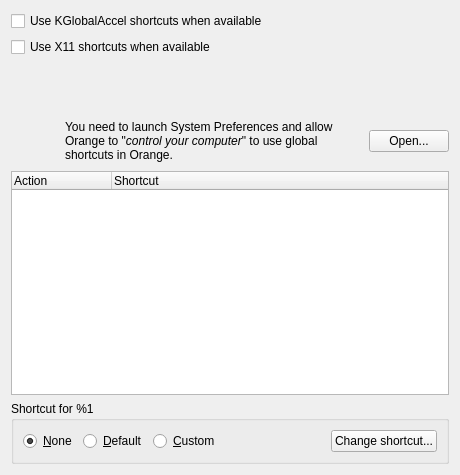
<?xml version="1.0" encoding="UTF-8"?>
<ui version="4.0">
 <class>GlobalShortcutsSettingsPage</class>
 <widget class="QWidget" name="GlobalShortcutsSettingsPage">
  <property name="geometry">
   <rect>
    <x>0</x>
    <y>0</y>
    <width>460</width>
    <height>475</height>
   </rect>
  </property>
  <property name="windowTitle">
   <string>Global Shortcuts</string>
  </property>
  <property name="windowIcon">
   <iconset resource="../../data/icons.qrc">
    <normaloff>:/icons/64x64/com.goshapps.Orange.png</normaloff>:/icons/64x64/com.goshapps.Orange.png</iconset>
  </property>
  <layout class="QVBoxLayout" name="layout_globalshortcutssettingspage">
   <item>
    <widget class="QWidget" name="widget_kglobalaccel" native="true">
     <layout class="QVBoxLayout" name="verticalLayout">
      <property name="leftMargin">
       <number>0</number>
      </property>
      <property name="topMargin">
       <number>0</number>
      </property>
      <property name="rightMargin">
       <number>0</number>
      </property>
      <property name="bottomMargin">
       <number>0</number>
      </property>
      <item>
       <widget class="QCheckBox" name="checkbox_kglobalaccel">
        <property name="text">
         <string>Use KGlobalAccel shortcuts when available</string>
        </property>
       </widget>
      </item>
     </layout>
    </widget>
   </item>
   <item>
    <widget class="QWidget" name="widget_x11" native="true">
     <layout class="QHBoxLayout" name="layout_x11">
      <property name="spacing">
       <number>0</number>
      </property>
      <property name="leftMargin">
       <number>0</number>
      </property>
      <property name="topMargin">
       <number>0</number>
      </property>
      <property name="rightMargin">
       <number>0</number>
      </property>
      <property name="bottomMargin">
       <number>0</number>
      </property>
      <item>
       <widget class="QCheckBox" name="checkbox_x11">
        <property name="sizePolicy">
         <sizepolicy hsizetype="Expanding" vsizetype="Fixed">
          <horstretch>0</horstretch>
          <verstretch>0</verstretch>
         </sizepolicy>
        </property>
        <property name="text">
         <string>Use X11 shortcuts when available</string>
        </property>
       </widget>
      </item>
     </layout>
    </widget>
   </item>
   <item>
    <widget class="QWidget" name="widget_warning" native="true">
     <layout class="QHBoxLayout" name="layout_warning">
      <property name="leftMargin">
       <number>0</number>
      </property>
      <property name="topMargin">
       <number>0</number>
      </property>
      <property name="rightMargin">
       <number>0</number>
      </property>
      <property name="bottomMargin">
       <number>0</number>
      </property>
      <item>
       <widget class="QLabel" name="label_warn_icon">
        <property name="sizePolicy">
         <sizepolicy hsizetype="Expanding" vsizetype="Preferred">
          <horstretch>0</horstretch>
          <verstretch>0</verstretch>
         </sizepolicy>
        </property>
        <property name="minimumSize">
         <size>
          <width>48</width>
          <height>48</height>
         </size>
        </property>
        <property name="maximumSize">
         <size>
          <width>48</width>
          <height>48</height>
         </size>
        </property>
        <property name="baseSize">
         <size>
          <width>64</width>
          <height>64</height>
         </size>
        </property>
        <property name="text">
         <string/>
        </property>
        <property name="pixmap">
         <pixmap resource="../../data/icons.qrc">:/icons/48x48/dialog-warning.png</pixmap>
        </property>
       </widget>
      </item>
      <item>
       <widget class="QLabel" name="label_warn_text">
        <property name="sizePolicy">
         <sizepolicy hsizetype="Expanding" vsizetype="Preferred">
          <horstretch>0</horstretch>
          <verstretch>0</verstretch>
         </sizepolicy>
        </property>
        <property name="text">
         <string/>
        </property>
        <property name="wordWrap">
         <bool>true</bool>
        </property>
       </widget>
      </item>
     </layout>
    </widget>
   </item>
   <item>
    <widget class="QWidget" name="widget_macos_access" native="true">
     <layout class="QHBoxLayout" name="layout_macos">
      <property name="leftMargin">
       <number>0</number>
      </property>
      <property name="topMargin">
       <number>0</number>
      </property>
      <property name="rightMargin">
       <number>0</number>
      </property>
      <property name="bottomMargin">
       <number>0</number>
      </property>
      <item>
       <widget class="QLabel" name="label_macos_access_icon">
        <property name="sizePolicy">
         <sizepolicy hsizetype="Expanding" vsizetype="Preferred">
          <horstretch>0</horstretch>
          <verstretch>0</verstretch>
         </sizepolicy>
        </property>
        <property name="minimumSize">
         <size>
          <width>48</width>
          <height>48</height>
         </size>
        </property>
        <property name="maximumSize">
         <size>
          <width>48</width>
          <height>48</height>
         </size>
        </property>
        <property name="baseSize">
         <size>
          <width>64</width>
          <height>64</height>
         </size>
        </property>
        <property name="text">
         <string/>
        </property>
        <property name="pixmap">
         <pixmap resource="../../data/icons.qrc">:/icons/48x48/dialog-warning.png</pixmap>
        </property>
       </widget>
      </item>
      <item>
       <widget class="QLabel" name="label_macos_access">
        <property name="sizePolicy">
         <sizepolicy hsizetype="Expanding" vsizetype="Preferred">
          <horstretch>0</horstretch>
          <verstretch>0</verstretch>
         </sizepolicy>
        </property>
        <property name="text">
         <string>You need to launch System Preferences and allow Orange to &quot;&lt;span style=&quot;font-style:italic&quot;&gt;control your computer&lt;/span&gt;&quot; to use global shortcuts in Orange.</string>
        </property>
        <property name="wordWrap">
         <bool>true</bool>
        </property>
       </widget>
      </item>
      <item>
       <widget class="QPushButton" name="button_macos_preferences">
        <property name="text">
         <string>Open...</string>
        </property>
       </widget>
      </item>
     </layout>
    </widget>
   </item>
   <item>
    <widget class="QTreeWidget" name="list">
     <property name="editTriggers">
      <set>QAbstractItemView::NoEditTriggers</set>
     </property>
     <property name="alternatingRowColors">
      <bool>true</bool>
     </property>
     <property name="rootIsDecorated">
      <bool>false</bool>
     </property>
     <property name="allColumnsShowFocus">
      <bool>true</bool>
     </property>
     <column>
      <property name="text">
       <string comment="Category label">Action</string>
      </property>
     </column>
     <column>
      <property name="text">
       <string>Shortcut</string>
      </property>
     </column>
    </widget>
   </item>
   <item>
    <widget class="QGroupBox" name="shortcut_options">
     <property name="enabled">
      <bool>true</bool>
     </property>
     <property name="title">
      <string>Shortcut for %1</string>
     </property>
     <layout class="QHBoxLayout" name="layout_shortcut_options">
      <item>
       <widget class="QRadioButton" name="radio_none">
        <property name="enabled">
         <bool>true</bool>
        </property>
        <property name="text">
         <string>&amp;None</string>
        </property>
        <property name="checked">
         <bool>true</bool>
        </property>
       </widget>
      </item>
      <item>
       <widget class="QRadioButton" name="radio_default">
        <property name="text">
         <string>&amp;Default</string>
        </property>
       </widget>
      </item>
      <item>
       <widget class="QRadioButton" name="radio_custom">
        <property name="text">
         <string>&amp;Custom</string>
        </property>
       </widget>
      </item>
      <item>
       <spacer name="spacer_bottom">
        <property name="orientation">
         <enum>Qt::Horizontal</enum>
        </property>
        <property name="sizeHint" stdset="0">
         <size>
          <width>40</width>
          <height>20</height>
         </size>
        </property>
       </spacer>
      </item>
      <item>
       <widget class="QPushButton" name="button_change">
        <property name="text">
         <string>Change shortcut...</string>
        </property>
       </widget>
      </item>
     </layout>
    </widget>
   </item>
  </layout>
 </widget>
 <tabstops>
  <tabstop>checkbox_x11</tabstop>
  <tabstop>button_macos_preferences</tabstop>
  <tabstop>list</tabstop>
  <tabstop>radio_none</tabstop>
  <tabstop>radio_default</tabstop>
  <tabstop>radio_custom</tabstop>
  <tabstop>button_change</tabstop>
 </tabstops>
 <resources>
  <include location="../../data/icons.qrc"/>
  <include location="../../data/icons.qrc"/>
  <include location="../../data/icons.qrc"/>
 </resources>
 <connections/>
</ui>
